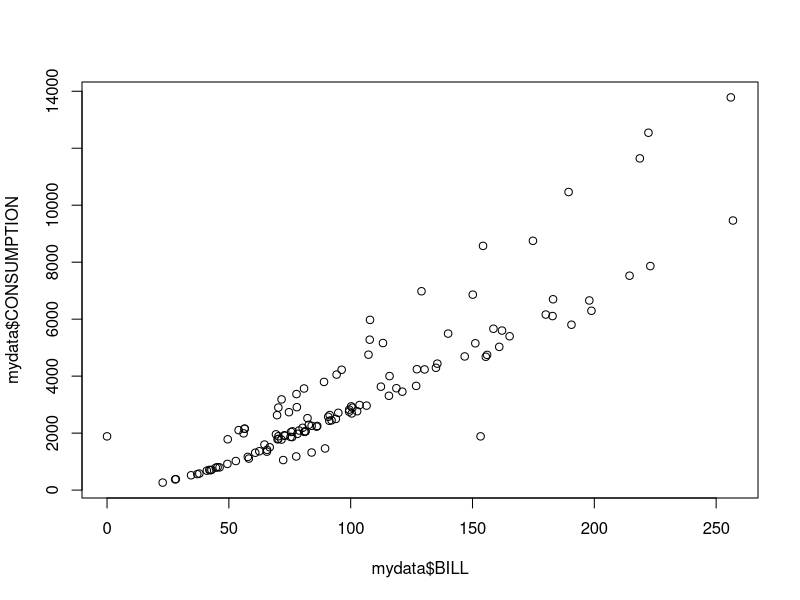
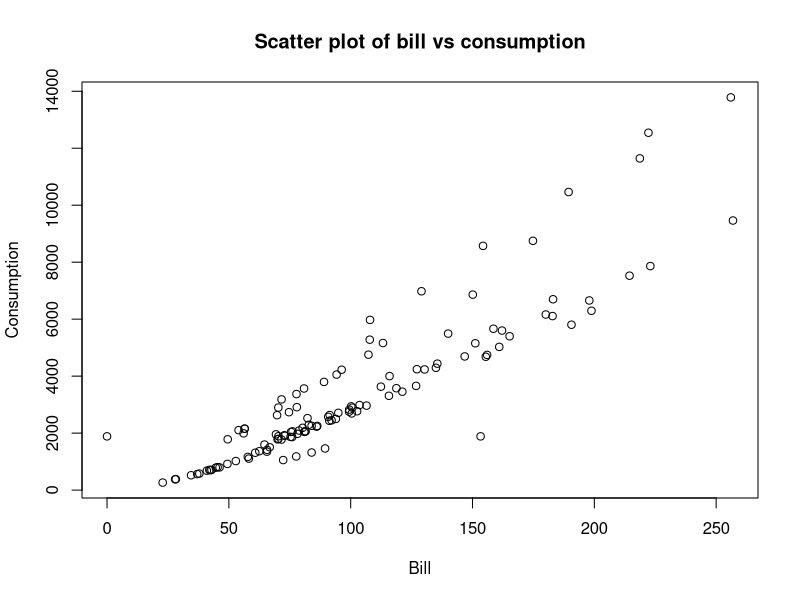
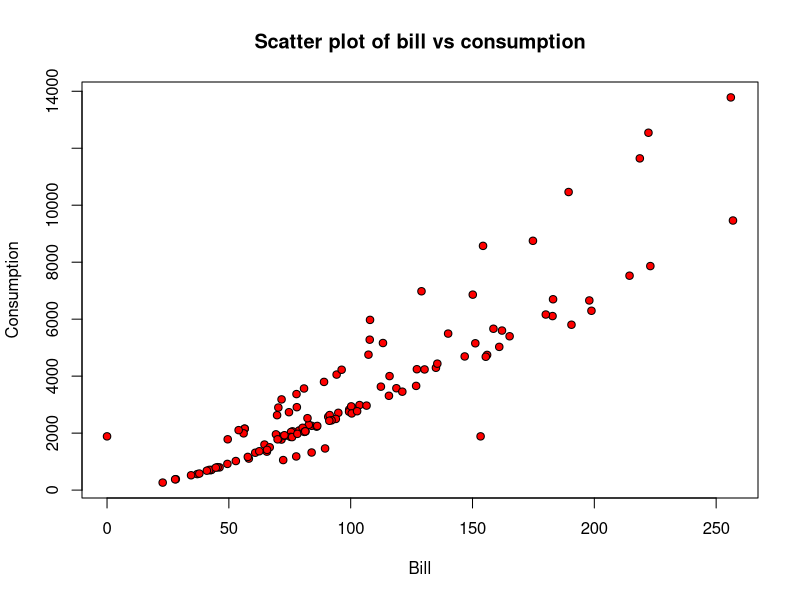
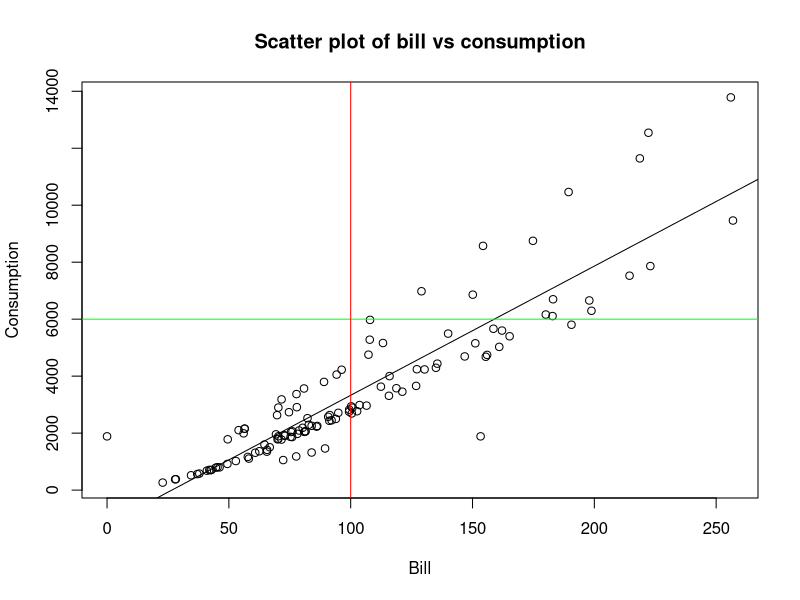
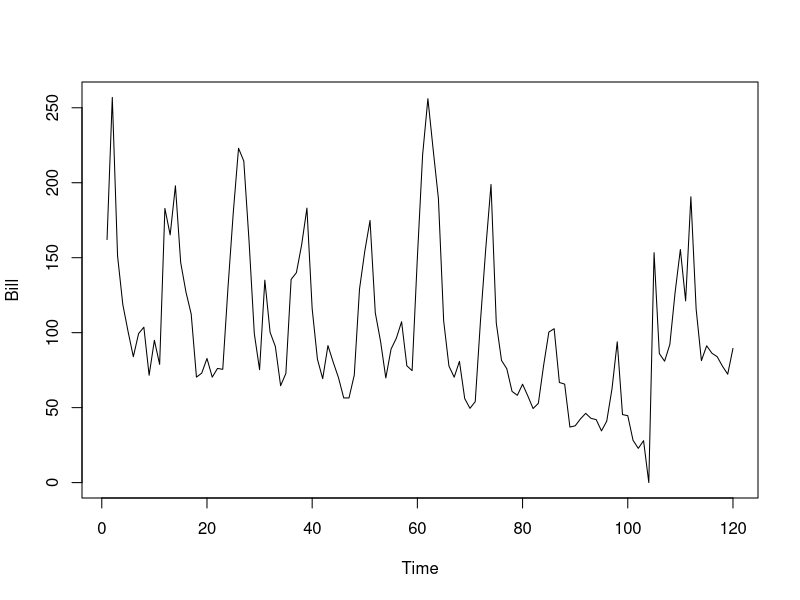
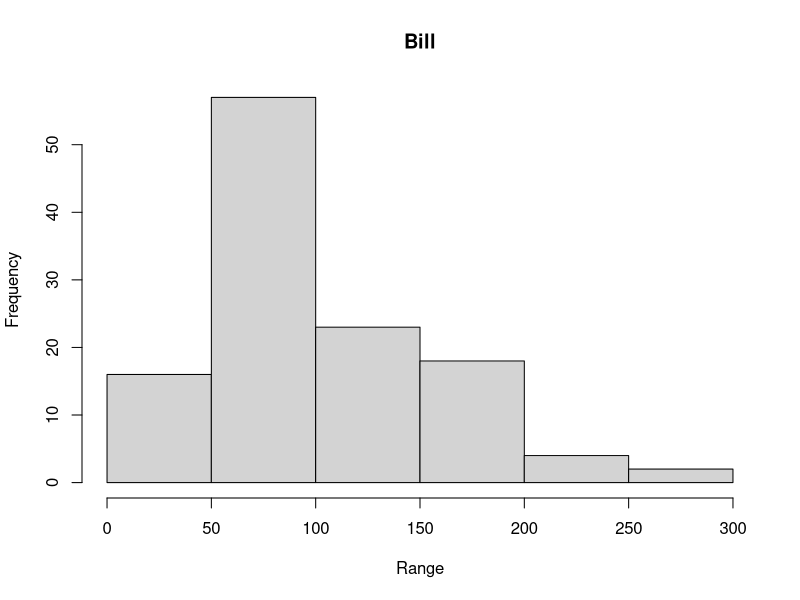
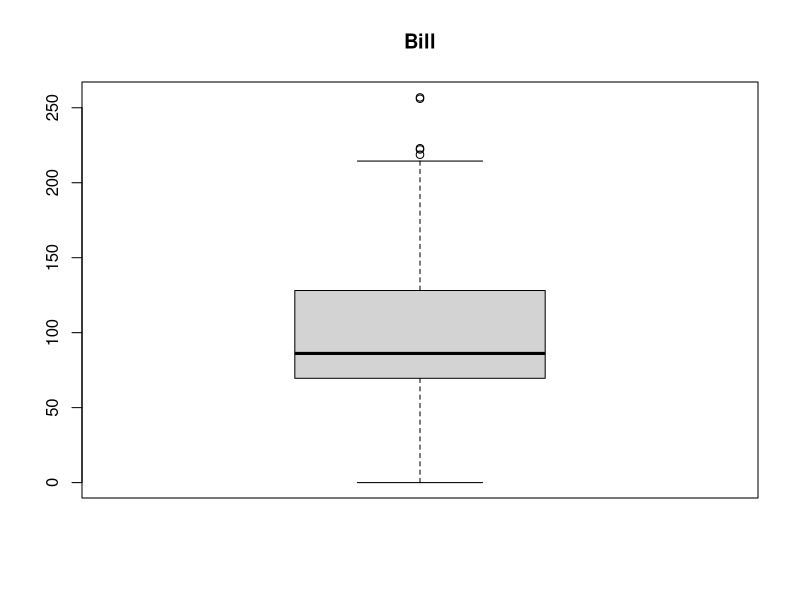
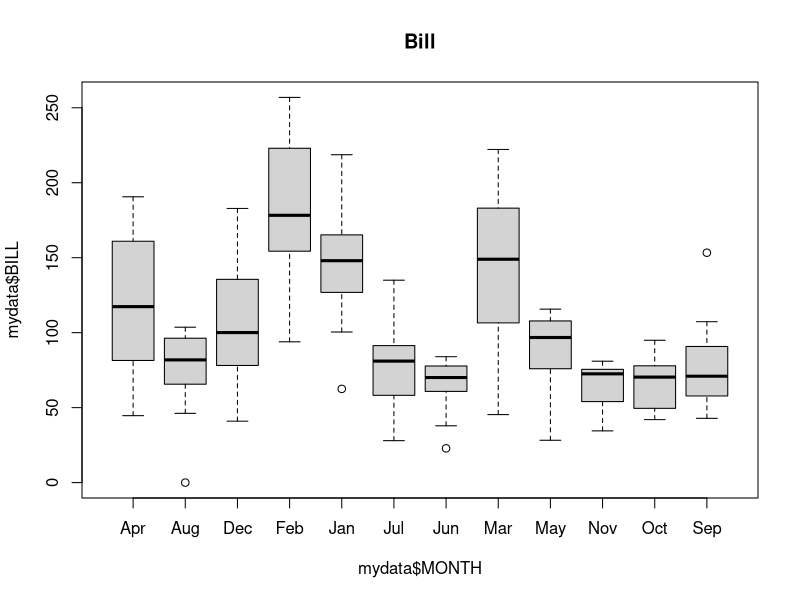

The R script that drew these images, in order:
knitr::opts_chunk$set(echo = TRUE)
library(tidyverse,verbose=FALSE)

# Read dataset 
mydata=read.table("Data/electricbill.txt", header=TRUE)
mydata2=data.frame(YEAR=mydata$YEAR, MONTH=mydata$MONTH, 
                   BILL=mydata$BILL, CONSUMPTION=mydata$CONSUMPTION)
attach(mydata2)

length(BILL)
sum(BILL)
sum(BILL^2)
mean(BILL)
var(BILL)
sd(BILL)
sqrt(var(BILL))
summary(BILL)
summary(BILL^2)
quantile(BILL,0.25)
table(YEAR)

summary(mydata2)
nrow(mydata2)
ncol(mydata2)
dim(mydata2)

# Load library
library(MASS)
# generate a random sample from the multivariate normal distribution 
x=mvrnorm(100,mu=1,Sigma=1)

condition=(YEAR==1991)
condition

condition=(YEAR>1995) # year greater than 1995
condition=(YEAR>=1995) # year greater than or equal to 1995
condition=(YEAR!=1992) # year different from 1992

# Extract the elements of the variable YEAR for which the condition holds true 
condition=(YEAR>1995)
YEAR[condition]

# An equivalent (and more direct way) to do this: 
YEAR[YEAR>1995]

# Extract elements from the BILL variable corresponding to the year 1991 
BILL[YEAR==1991]

# Extract observations from the mydata2 dataset corresponding to the year 1991
mydata2[YEAR==1991,]

# Extract observations from the mydata2 dataset with BILL>200 
mydata2[BILL>200,]

# Create a new dataframe containing only observations for the months of january and february 
mydata4=mydata[(MONTH=='Jan' |MONTH=='Feb') ,] 
dim(mydata4)
head(mydata4)

# Create a new dataframe containing only observations with 100<BILL<200 
mydata4=mydata[(BILL>100  & BILL<200) ,] 
dim(mydata4)
head(mydata4)

# Sequence from 1 to 10
z=1:10
z

# Sequence form 5 to 10
z=5:10
z

# Sequence from 1 to 10 with jumps of 2
w=seq(from=1,to=10,by=2)
w

# Sequence from 0 to 10 (of length 11)
w=seq(0,10,length=11)
w

# Repetition of the number 1, repeated 10 times
w=rep(1,10)
w

# Repetition of the sequence 1-2-3, repeated 5 times
w=rep(1:3,5)
w

# Repetition of another sequence, repeated 2 times
w=rep(seq(from=1,to=10,by=2),2)
w

# Extract observations 1,3, and 6 from BILL 
BILL[c(1,3,6)]

# Extract  the first 10 observations from BILL
BILL[1:10]

# Extract the first 10 lines from mydata
mydata2[1:10,]

# Extract every second row from mydata2 for columns (1,2,4)
mydata2[seq(1,nrow(mydata),by=2),c(1,2,4)]

plot(mydata$BILL,mydata$CONSUMPTION) 

plot(mydata$BILL,mydata$CONSUMPTION, main="Scatter plot of bill vs consumption",
     xlab="Bill", ylab="Consumption")

plot(mydata$BILL,mydata$CONSUMPTION, main="Scatter plot of bill vs consumption",
     xlab="Bill", ylab="Consumption",pch=21, bg="red")

plot(mydata$BILL,mydata$CONSUMPTION, main="Scatter plot of bill vs consumption",
        xlab="Bill", ylab="Consumption")
regress=lm(mydata$CONSUMPTION~mydata$BILL)
abline(regress)
abline(h=6000, col="green")
abline(v=100, col="red")

plot(mydata$NUM,mydata$BILL,type="l",xlab="Time",ylab="Bill")

hist(mydata$BILL, main = "Bill", xlab = "Range", ylab="Frequency")

# single boxplot
boxplot(mydata$BILL,main="Bill")

# boxplots side by side
boxplot(mydata$BILL~mydata$MONTH,main="Bill")

par(mfrow=c(1,2))
plot(mydata$BILL,mydata$CONSUMPTION,xlab="Bill", ylab="Consumption")
plot(mydata$TEMP,mydata$CONSUMPTION,xlab="Temp", ylab="Consumption")
par(mfrow=c(1,1))

jpeg("myplot.jpg")
plot(mydata$BILL,mydata$CONSUMPTION)
dev.off()

pdf("myplots.pdf")
# First page of the pdf file 
plot(mydata$BILL,mydata$CONSUMPTION)
# Second page of the pdf file 
plot(mydata$TEMP,mydata$CONSUMPTION)
# Close the file
dev.off()
